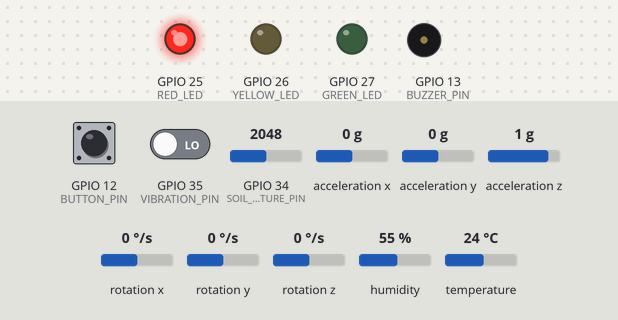
This sketch was run on a simulated ESP32. On the bench: output pins drawn as LEDs (lit = HIGH), buzzer (waves = sounding). Inputs (shaded band) come from the test bench; at power-on: GPIO 12 (BUTTON_PIN) HIGH, humidity 55 %, acceleration x 0 g, acceleration z 1 g, GPIO 34 (SOIL_MOISTURE_PIN) = 2048, GPIO 35 (VIBRATION_PIN) LOW, acceleration y 0 g, rotation x 0 °/s, rotation y 0 °/s, rotation z 0 °/s, temperature 24 °C. WiFi joins after 1.5 s; servers stay silent unless stated; web services answer with replies made up by the test bench; what the sketch prints to the serial monitor is not drawn.

Above: at 2.7 s.
2.8 s: GPIO 12 (BUTTON_PIN) pulled LOW for 0.25 s
At 3.8 s:
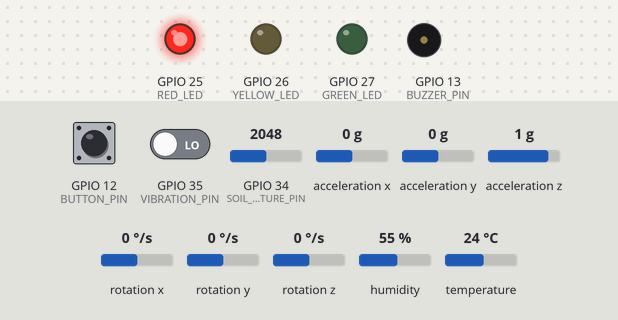
4.5 s: humidity set to 88 %
7.5 s: acceleration x set to -1.4 g
13.7 s: acceleration z set to 0.7 g
15.2 s: acceleration z set to 0.4 g
At 16.4 s:
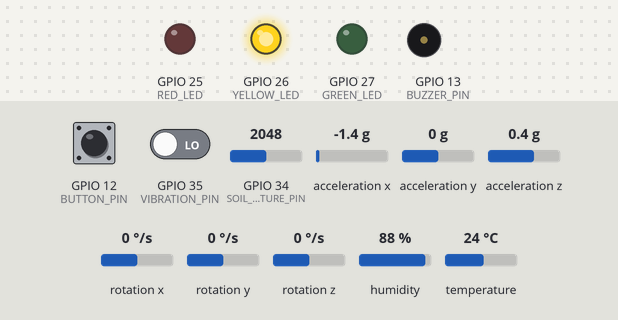
16.7 s: humidity set to 71 %
21.8 s: humidity set to 68 %
At 23.9 s:
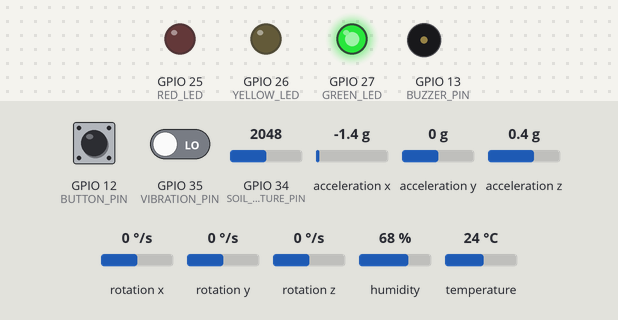
Timing chart, 0 to 25.4 s (numbered marks = the images above; inputs shaded):
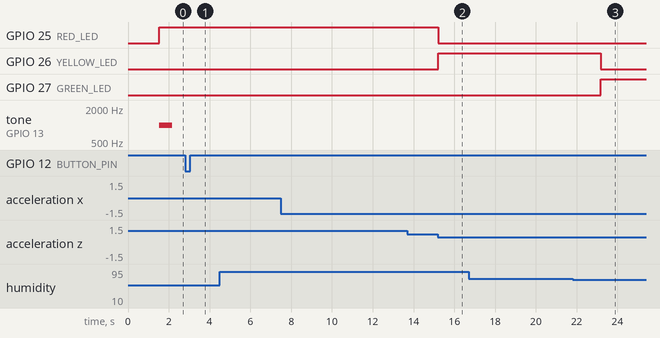

The sketch:

LPAN_Code_TP072606.ino
```cpp
#include <Wire.h>
#include <MPU6050.h>
#include <DHT.h>
#include <WiFi.h>
#include <HTTPClient.h>
#include <WiFiClientSecure.h>

// ----- Pin Definitions -----
#define DHTPIN 15
#define DHTTYPE DHT11
#define SOIL_MOISTURE_PIN 34
#define VIBRATION_PIN 35
#define BUZZER_PIN 13
#define RED_LED 25
#define YELLOW_LED 26
#define GREEN_LED 27
#define BUTTON_PIN 12  // Buzzer silence button

// ----- WiFi & API Keys -----
const char* ssid = "<SSID_HERE>";
const char* password = "<PASSWORD_HERE>";
const String THINGSPEAK_API_KEY = "<THINGSPEAK_API_KEY_HERE>";

// Telegram Bot credentials
const char* TELEGRAM_BOT_TOKEN = "<ADD_TOKEN_HERE>";
const char* CHAT_ID = "<CHAT_ID_HERE>";

// ----- Sensor Objects -----
MPU6050 mpu;
DHT dht(DHTPIN, DHTTYPE);

// ----- Thresholds -----
const int MOISTURE_THRESHOLD = 2500;
const float TEMP_HIGH = 30.0;
const float HUMIDITY_HIGH = 70.0;
const float TILT_ANGLE_THRESHOLD = 70.0;

unsigned long lastUpload = 0;
const unsigned long uploadInterval = 20000;
unsigned long lastBuzzerTime = 0;
bool buzzerSilenced = false;

// ----- Setup -----
void setup() {
  Serial.begin(115200);
  Wire.begin(21, 22); // SDA, SCL
  mpu.initialize();
  dht.begin();

  pinMode(SOIL_MOISTURE_PIN, INPUT);
  pinMode(VIBRATION_PIN, INPUT);
  pinMode(BUZZER_PIN, OUTPUT);
  pinMode(RED_LED, OUTPUT);
  pinMode(YELLOW_LED, OUTPUT);
  pinMode(GREEN_LED, OUTPUT);
  pinMode(BUTTON_PIN, INPUT_PULLUP);

  connectWiFi();
  Serial.println("System initialized.");
}

// ----- Main Loop -----
void loop() {
  float temp = dht.readTemperature();
  float humidity = dht.readHumidity();
  int soilMoisture = analogRead(SOIL_MOISTURE_PIN);
  bool vibrationDetected = digitalRead(VIBRATION_PIN) == HIGH;

  // MPU6050 Acceleration
  int16_t ax, ay, az;
  mpu.getAcceleration(&ax, &ay, &az);
  float ax_g = ax / 16384.0;
  float ay_g = ay / 16384.0;
  float az_g = az / 16384.0;
  float tiltX = atan2(ax_g, sqrt(ay_g * ay_g + az_g * az_g)) * 180 / PI; // Convert to Precentage
  float tiltY = atan2(ay_g, sqrt(ax_g * ax_g + az_g * az_g)) * 180 / PI;

  // Conditions
  bool landslideRisk = abs(tiltX) < TILT_ANGLE_THRESHOLD;
  bool earthquakeRisk = vibrationDetected;
  bool environmentalRisk = (temp >= TEMP_HIGH || humidity >= HUMIDITY_HIGH || soilMoisture >= MOISTURE_THRESHOLD);

  // Buzzer silence button
  if (digitalRead(BUTTON_PIN) == LOW) {
    buzzerSilenced = true;
    Serial.println("🔇 Buzzer silenced manually.");
  }

  // LED & Buzzer logic
  if (landslideRisk || earthquakeRisk) {
    digitalWrite(RED_LED, HIGH);
    digitalWrite(YELLOW_LED, LOW);
    digitalWrite(GREEN_LED, LOW);
    if (!buzzerSilenced) buzzerPattern(1000, 500); // High Pitch 0.5s
    sendTelegramMessage("⚠️ EARLY WARNING: Landslide or Earthquake Detected!");
  } else if (environmentalRisk) {
    digitalWrite(RED_LED, LOW);
    digitalWrite(YELLOW_LED, HIGH);
    digitalWrite(GREEN_LED, LOW);
    if (!buzzerSilenced) buzzerPattern(500, 1000); // Low Pitch 1s
  } else {
    digitalWrite(RED_LED, LOW);
    digitalWrite(YELLOW_LED, LOW);
    digitalWrite(GREEN_LED, HIGH);
    noTone(BUZZER_PIN);
    buzzerSilenced = false;  // Reset for next time
  }

  // Serial Monitor Output
  Serial.println("===== SENSOR STATUS =====");
  Serial.printf("Temperature: %.1f °C\n", temp);
  Serial.printf("Humidity: %.1f %%\n", humidity);
  Serial.printf("Soil Moisture: %d\n", soilMoisture);
  Serial.printf("TiltX: %.2f ° | TiltY: %.2f °\n", tiltX, tiltY);
  Serial.printf("Vibration: %s\n", earthquakeRisk ? "Detected" : "None");

  if (landslideRisk) Serial.println("⚠️ WARNING: Landslide Risk");
  if (earthquakeRisk) Serial.println("⚠️ WARNING: Earthquake Vibration");
  if (environmentalRisk) Serial.println("⚠️ Environmental Warning");
  if (!landslideRisk && !earthquakeRisk && !environmentalRisk)
    Serial.println("✅ All systems normal.");

  Serial.println("==========================\n");

  // Upload to ThingSpeak
  if (millis() - lastUpload > uploadInterval) {
    float tiltAverage = (abs(tiltX) + abs(tiltY)) / 2.0;
    sendToThingSpeak(temp, humidity, soilMoisture, tiltAverage, earthquakeRisk);
    lastUpload = millis();
  }

  delay(200);
}

// ----- WiFi -----
void connectWiFi() {
  WiFi.begin(ssid, password);
  Serial.print("Connecting to WiFi");
  while (WiFi.status() != WL_CONNECTED) {
    delay(500);
    Serial.print(".");
  }
  Serial.println("\n✅ WiFi Connected");
}

// ----- ThingSpeak Upload -----
void sendToThingSpeak(float temp, float humidity, int moisture, float tilt, bool earthquake) {
  if (WiFi.status() == WL_CONNECTED) {
    HTTPClient http;
    String url = "http://api.thingspeak.com/update?api_key=" + THINGSPEAK_API_KEY +
                 "&field1=" + String(temp) +
                 "&field2=" + String(humidity) +
                 "&field3=" + String(moisture) +
                 "&field4=" + String(tilt) +
                 "&field5=" + String(earthquake ? 1 : 0);

    http.begin(url);
    int code = http.GET();
    if (code > 0) {
      String response = http.getString();
      Serial.print("📤 ThingSpeak: OK → Response: ");
      Serial.println(response);
    } else {
      Serial.print("❌ ThingSpeak Failed → Code: ");
      Serial.println(code);
    }
    http.end();
  }
}

// ----- Telegram Bot Alert -----
void sendTelegramMessage(String message) {
  static unsigned long lastSent = 0;
  const unsigned long cooldown = 10000; // Message Delay
  if (millis() - lastSent < cooldown) return;

  WiFiClientSecure client;
  HTTPClient http;
  client.setInsecure(); // Skip cert validation
  String url = "https://api.telegram.org/bot" + String(TELEGRAM_BOT_TOKEN) + "/sendMessage";
  String payload = "{\"chat_id\":\"" + String(CHAT_ID) + "\",\"text\":\"" + message + "\"}";

  http.begin(client, url);
  http.addHeader("Content-Type", "application/json");
  int code = http.POST(payload);
  if (code > 0) Serial.println("📨 Telegram Sent");
  else Serial.println("❌ Telegram Failed");
  http.end();
  lastSent = millis();
}

// ----- Buzzer Patterns -----
void buzzerPattern(int frequency, int interval) {
  static unsigned long lastTone = 0;
  static bool toneOn = false;

  if (millis() - lastTone >= interval) {
    lastTone = millis();
    toneOn = !toneOn;
    if (toneOn)
      tone(BUZZER_PIN, frequency);
    else
      noTone(BUZZER_PIN);
  }
}
```

Measured:
- the behaviour switches between 0.6 and 0.5 g on acceleration z (found by bisection; images 1 and 2)
- the behaviour switches between 70 and 69 % on humidity (found by bisection; images 2 and 3)
- after the input at 2.8 s, tone on GPIO 13 (BUZZER_PIN): stays silent (without the input it goes to 1000 Hz after 0.01 s)
- after the input at 4.5 s, every drawn part: stays the same
- after the input at 7.5 s, every drawn part: stays the same
- after the input at 13.7 s, every drawn part: stays the same
- after the input at 15.2 s, GPIO 25 (RED_LED): HIGH → LOW at once; GPIO 26 (YELLOW_LED): LOW → HIGH at once
- after the input at 16.7 s, every drawn part: stays the same
- after the input at 21.8 s, GPIO 26 (YELLOW_LED): HIGH → LOW after 1.4 s; GPIO 27 (GREEN_LED): LOW → HIGH after 1.4 s
